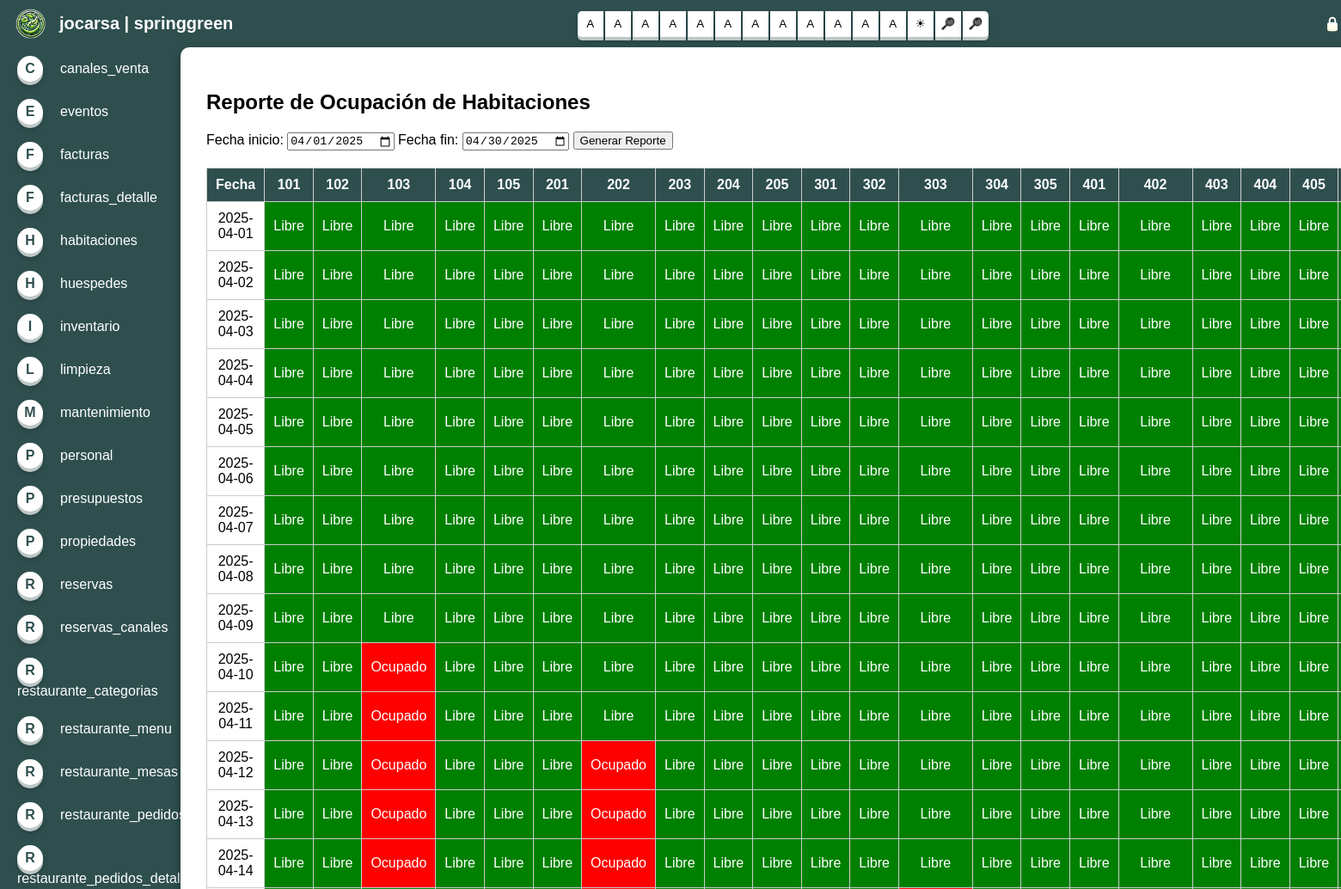
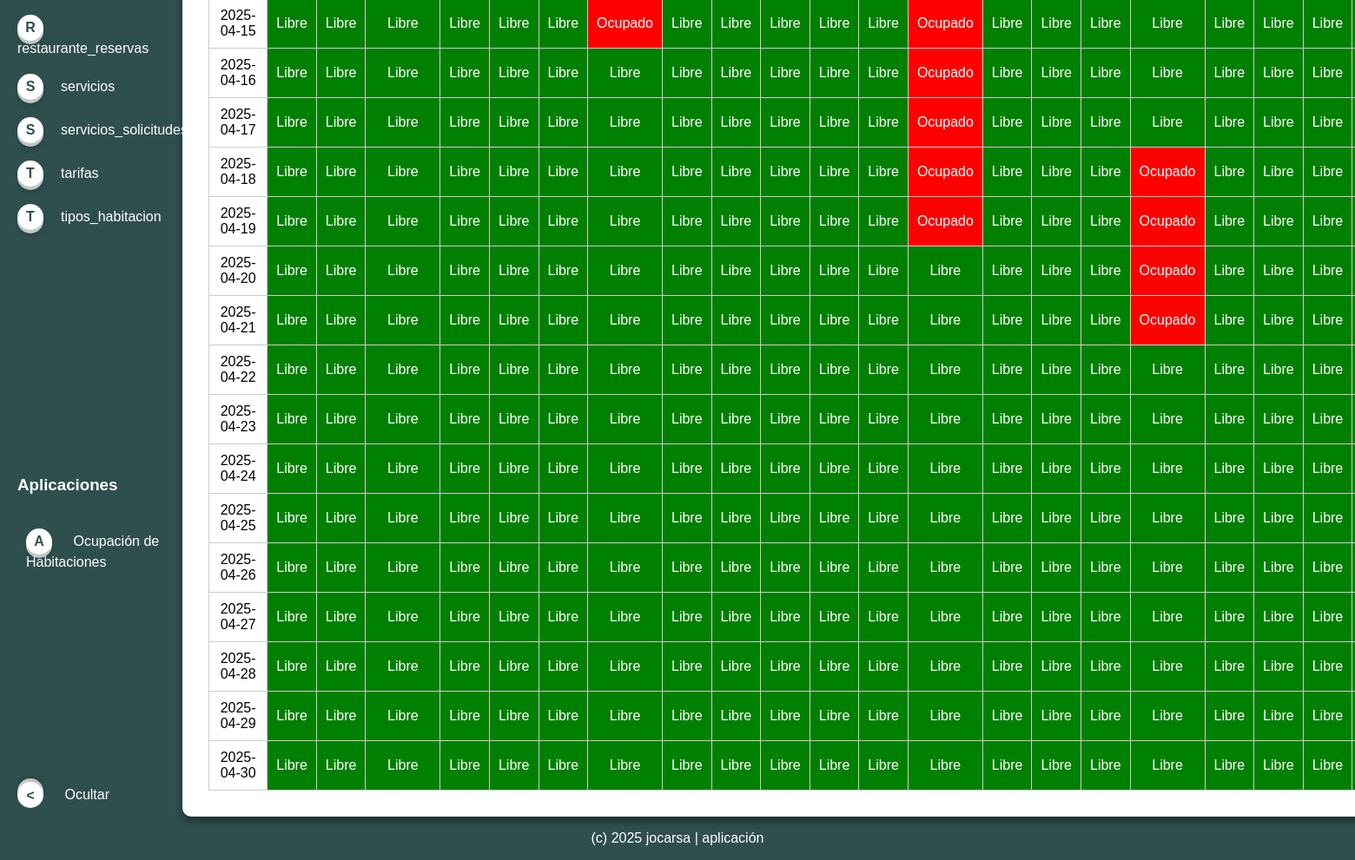
Page /index.php?app=occupied_rooms on the committed database (2 pictures, top to bottom).
### tables this page shows
CREATE TABLE IF NOT EXISTS habitaciones (
    habitacion_id INT AUTO_INCREMENT PRIMARY KEY,
    propiedad_id INT NOT NULL,
    tipo_habitacion_id INT NOT NULL,
    numero VARCHAR(50) NOT NULL,
    capacidad INT NOT NULL DEFAULT 1,
    estado VARCHAR(50) DEFAULT 'disponible',  
    fecha_creacion DATETIME DEFAULT CURRENT_TIMESTAMP,
    fecha_actualizacion DATETIME ON UPDATE CURRENT_TIMESTAMP,
    CONSTRAINT fk_habitaciones_propiedades
        FOREIGN KEY (propiedad_id) REFERENCES propiedades(propiedad_id)
        ON DELETE CASCADE
        ON UPDATE CASCADE,
    CONSTRAINT fk_habitaciones_tipos_habitacion
        FOREIGN KEY (tipo_habitacion_id) REFERENCES tipos_habitacion(tipo_habitacion_id)
        ON DELETE CASCADE
        ON UPDATE CASCADE
);

### applications/occupied_rooms.php (the view, shortened to what this page needs)
<?php
$mysqli = new mysqli($host, $user, $pass, $dbName);
$start_date = isset($_POST['start_date']) ? $_POST['start_date'] : date('Y-m-01');
$end_date   = isset($_POST['end_date'])   ? $_POST['end_date']   : date('Y-m-t');
$habitaciones = [];
$resultHab = $mysqli->query("SELECT * FROM habitaciones ORDER BY numero ASC");
while ($hab = $resultHab->fetch_assoc()) {
    $habitaciones[] = $hab;
}
$reservas = [];
$sql = "SELECT * FROM reservas
        WHERE fecha_checkin <= '$end_date' AND fecha_checkout >= '$start_date'";
$resResult = $mysqli->query($sql);
while ($res = $resResult->fetch_assoc()) {
    $reservas[] = $res;
}
$occupancy = [];
foreach ($reservas as $res) {
    $habitacion_id = $res['habitacion_id'];
    $resStart = new DateTime($res['fecha_checkin']);
    $resEnd   = new DateTime($res['fecha_checkout']);
    foreach (new DatePeriod($resStart, new DateInterval('P1D'), $resEnd) as $date) {
        $dateStr = $date->format('Y-m-d');
        $occupancy[$habitacion_id][$dateStr] = true;
    }
}
$datePeriod = new DatePeriod(
    new DateTime($start_date),
    new DateInterval('P1D'),
    (new DateTime($end_date))->modify('+1 day')
);
?>
<!DOCTYPE html>
<html lang="es">
<head>
</head>
<body>
    <h2>Reporte de Ocupación de Habitaciones</h2>
    <form method="POST" action="?app=occupied_rooms">
        <label for="start_date">Fecha inicio:
            <input type="date" name="start_date" value="<?php echo htmlspecialchars($start_date); ?>">
        </label>
        <label for="end_date">Fecha fin:
            <input type="date" name="end_date" value="<?php echo htmlspecialchars($end_date); ?>">
        </label>
        <button type="submit">Generar Reporte</button>
    </form>
    <table>
        <thead>
            <tr>
                <th>Fecha</th>
                <?php foreach ($habitaciones as $hab): ?>
                    <th><?php echo htmlspecialchars($hab['numero']); ?></th>
                <?php endforeach; ?>
            </tr>
        </thead>
        <tbody>
            <?php foreach ($datePeriod as $dateObj):
                    $dateStr = $dateObj->format('Y-m-d');
            ?>
            <tr>
                <td><?php echo $dateStr; ?></td>
                <?php foreach ($habitaciones as $hab):
                        $ocupado = isset($occupancy[$hab['habitacion_id']][$dateStr]);
                ?>
                    <td class="<?php echo $ocupado ? 'occupied' : 'available'; ?>">
                        <?php echo $ocupado ? 'Ocupado' : 'Libre'; ?>
                    </td>
                <?php endforeach; ?>
            </tr>
            <?php endforeach; ?>
        </tbody>
    </table>
</body>
</html>

### index.php (shortened to what this page needs)
<?php
$mysqli = new mysqli($host, $user, $pass, $dbName);
?>
<!DOCTYPE html>
<html lang="en">
    <head>
        <link rel="stylesheet" href="styles.css">
    </head>
    <body>
        <header>
            <h1>
            <a href="?">
                <img src="springgreen.png" alt="Logo">
                jocarsa | springgreen
                </a>
            </h1>
            <nav>
                <button class="boton relieve">A</button>
                <button class="boton relieve">A</button>
                <button class="boton relieve">A</button>
                <button class="boton relieve">A</button>
                <button class="boton relieve">A</button>
                <button class="boton relieve">A</button>
                <button class="boton relieve">A</button>
                <button class="boton relieve">A</button>
                <button class="boton relieve">A</button>
                <button class="boton relieve">A</button>
                <button class="boton relieve">A</button>
                <button class="boton relieve">A</button>
                <button class="boton relieve" id="invertir"><span class="icono">☀</span></button>
                <button class="boton relieve" id="textogrande"><span class="icono">🔎</span></button>
                <button class="boton relieve" id="textopequeno"><span class="icono">🔎</span></button>
            </nav>
            <div id="cerrarsesion">🔒</div>
        </header>
        <main>
            <nav>
                <div class="enlaces">
                    <?php
                    $resultTables = $mysqli->query("SHOW TABLES");
                    if ($resultTables) {
                        while ($row = $resultTables->fetch_row()) {
                            $tableName = $row[0];
                            echo "<div ";
                            if(isset($_GET['table']) && $tableName == $_GET['table']){
                                echo " class='activo' ";
                            }
                            echo ">";
                            echo '<span class="icono relieve">'.htmlspecialchars($tableName[0]).'</span>';
                            echo "<a href=\"index.php?table=" . urlencode($tableName) . "&accion=listar\" style=\"color:white; text-decoration:none;\">";
                            echo htmlspecialchars($tableName);
                            echo "</a>";
                            echo "</div>";
                        }
                    }
                    ?>
                </div>
                <div class="applications" style="margin-top:20px;">
                    <h3 style="color:white; padding:10px 0;">Aplicaciones</h3>
                    <div class="enlaces">
                        <div>
                            <span class="icono relieve">A</span>
                            <a href="index.php?app=occupied_rooms" style="color:white; text-decoration:none;">
                                Ocupación de Habitaciones
                            </a>
                        </div>
                    </div>
                </div>
                <div class="operaciones">
                    <div id="ocultar">
                        <span class="icono relieve">></span> Ocultar
                    </div>
                </div>
            </nav>
            <section>
                <?php
                if(isset($_GET['app'])) {
                    $app = $_GET['app'];
                    switch ($app) {
                        case 'occupied_rooms':
                            include "applications/occupied_rooms.php";
                            break;
                    }
                }
                elseif(isset($_GET['table'])) {
                    include "super_controller.php";
                }
                ?>
            </section>
        </main>
        <footer>
            <p>(c) 2025 jocarsa | aplicación</p>
        </footer>
    </body>
</html>

### styles.css (style rules this page uses)
html, body { padding: 0px; margin: 0px; font-family: Ubuntu, sans-serif; height: 100%; transition: all 1s; }
body { display: flex; flex-direction: column; flex-wrap: nowrap; justify-content: space-between; align-items: stretch; align-content: stretch; background: DarkSlateGray; font-size: 1em; }
header, footer { color: white; }
header h1 { margin:0px; }
header h1 a { margin: 0px; padding: 10px; flex: 1; font-size: 20px; display: flex; flex-direction: row; flex-wrap: nowrap; justify-content: left; align-items: center; align-content: stretch; padding-left:18px; text-decoration:none; color:white; }
header h1 img { width: 35px; margin-right: 16px; }
header { display: flex; flex-direction: row; flex-wrap: nowrap; justify-content: space-between; align-items: center; align-content: stretch; }
header .boton { border: 0px; background: white; width: 30px; height: 30px; }
header .boton:first-child { border-radius: 5px 0px 0px 5px; }
header .boton:last-child { border-radius: 0px 5px 5px 0px; }
header nav { flex: 3; display: flex; flex-direction: row; flex-wrap: nowrap; justify-content: center; align-items: center; align-content: stretch; gap: 2px; }
header #cerrarsesion { filter: brightness(14.5); }
header .icono { filter: brightness(0); }
.relieve { background-color: rgba(0,0,0,0.3); top: 0px; border: none; box-shadow: 0 4px 0 rgba(255,255,255,0.7), 0 6px 6px rgba(0, 0, 0, 0.2); position: relative; transition: all 0.2s ease; }
main { display: flex; flex-direction: row; flex-wrap: nowrap; justify-content: space-between; align-items: stretch; align-content: stretch; flex: 30; }
main nav { background: DarkSlateGray; color: white; width: 200px; display: flex; flex-direction: column; flex-wrap: nowrap; justify-content: space-between; align-items: stretch; align-content: stretch; padding-right: 0px !important; transition: all 1s; margin-left: 10px; }
main nav .enlaces { display: flex; flex-direction: column; flex-wrap: nowrap; justify-content: flex-start; align-items: stretch; align-content: stretch; padding: 0px; }
section { background: white; flex: 5; border-radius: 10px 0px 0px 10px; box-shadow: 0px 5px 10px rgba(0,0,0,0.4); padding: 30px !important; position: relative; z-index: 10000; }
main nav div { color: white; text-decoration: none; padding: 10px; width: 200px; transition: all 1s; }
main .icono { background: white; width: 30px; height: 30px; display: inline-block; border-radius: 20px; color: DarkSlateGray; text-align: center; font-weight: bold; margin-right: 20px; line-height: 30px; text-transform: uppercase; }
#ocultar { padding: 10px; width: 200px; }
#ocultar .icono { transform: rotate(180deg); transition: all 1s; }
.operaciones { padding: 0px; }
table { width: 100%; border-collapse: collapse; }
table thead { background: DarkSlateGray; color: white; }
table th, table td { padding: 10px; }
table tbody tr { border-bottom: 1px solid lightgrey; }
footer { display: flex; flex-direction: row; flex-wrap: nowrap; justify-content: center; align-items: center; align-content: stretch; color: white; }

### applications/occupied_rooms.php (style rules this page uses)
table { border-collapse: collapse; width: 100%; }
th, td { border: 1px solid #ccc; padding: 5px; text-align: center; }
.occupied { background-color: red; color: white; }
.available { background-color: green; color: white; }
form { margin-bottom: 20px; }

### rows in the picture
habitaciones: numero "101", shows "Libre"
habitaciones: numero "102", shows "Libre"
habitaciones: numero "103", shows "Libre"
habitaciones: numero "104", shows "Libre"
habitaciones: numero "105", shows "Libre"
habitaciones: numero "201", shows "Libre"
habitaciones: numero "202", shows "Libre"
habitaciones: numero "203", shows "Libre"
habitaciones: numero "204", shows "Libre"
habitaciones: numero "205", shows "Libre"
habitaciones: numero "301", shows "Libre"
habitaciones: numero "302", shows "Libre"
habitaciones: numero "303", shows "Libre"
habitaciones: numero "304", shows "Libre"
habitaciones: numero "305", shows "Libre"
habitaciones: numero "401", shows "Libre"
habitaciones: numero "402", shows "Libre"
habitaciones: numero "403", shows "Libre"
habitaciones: numero "404", shows "Libre"
habitaciones: numero "405", shows "Libre"

### other values in the picture
$tableName[0] "C"
$tableName "canales_venta"
$tableName[0] "E"
$tableName "eventos"
$tableName[0] "F"
$tableName "facturas"
$tableName "facturas_detalle"
$tableName[0] "H"
$tableName "habitaciones"
$tableName "huespedes"
$tableName[0] "I"
$tableName "inventario"
$tableName[0] "L"
$tableName "limpieza"
$tableName[0] "M"
